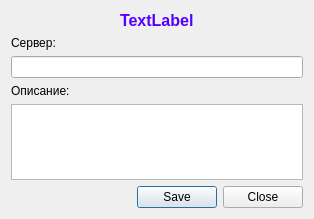
<?xml version="1.0" encoding="UTF-8"?>
<ui version="4.0">
 <class>ServersDialog</class>
 <widget class="QDialog" name="ServersDialog">
  <property name="geometry">
   <rect>
    <x>0</x>
    <y>0</y>
    <width>314</width>
    <height>219</height>
   </rect>
  </property>
  <property name="windowTitle">
   <string>Dialog</string>
  </property>
  <layout class="QGridLayout" name="gridLayout">
   <item row="1" column="0">
    <widget class="QLabel" name="label">
     <property name="text">
      <string>Сервер:</string>
     </property>
    </widget>
   </item>
   <item row="4" column="0" colspan="2">
    <widget class="QPlainTextEdit" name="plainTextEditComments"/>
   </item>
   <item row="3" column="0">
    <widget class="QLabel" name="label_2">
     <property name="text">
      <string>Описание:</string>
     </property>
    </widget>
   </item>
   <item row="5" column="1">
    <widget class="QDialogButtonBox" name="buttonBox">
     <property name="standardButtons">
      <set>QDialogButtonBox::Close|QDialogButtonBox::Save</set>
     </property>
    </widget>
   </item>
   <item row="2" column="0" colspan="2">
    <widget class="QLineEdit" name="lineEditServer">
     <property name="clearButtonEnabled">
      <bool>true</bool>
     </property>
    </widget>
   </item>
   <item row="0" column="0" colspan="2" alignment="Qt::AlignHCenter">
    <widget class="QLabel" name="labelClients">
     <property name="font">
      <font>
       <pointsize>12</pointsize>
       <weight>75</weight>
       <bold>true</bold>
      </font>
     </property>
     <property name="styleSheet">
      <string notr="true">color: rgb(85, 0, 255);</string>
     </property>
     <property name="text">
      <string>TextLabel</string>
     </property>
    </widget>
   </item>
  </layout>
 </widget>
 <tabstops>
  <tabstop>lineEditServer</tabstop>
  <tabstop>plainTextEditComments</tabstop>
 </tabstops>
 <resources/>
 <connections/>
</ui>
